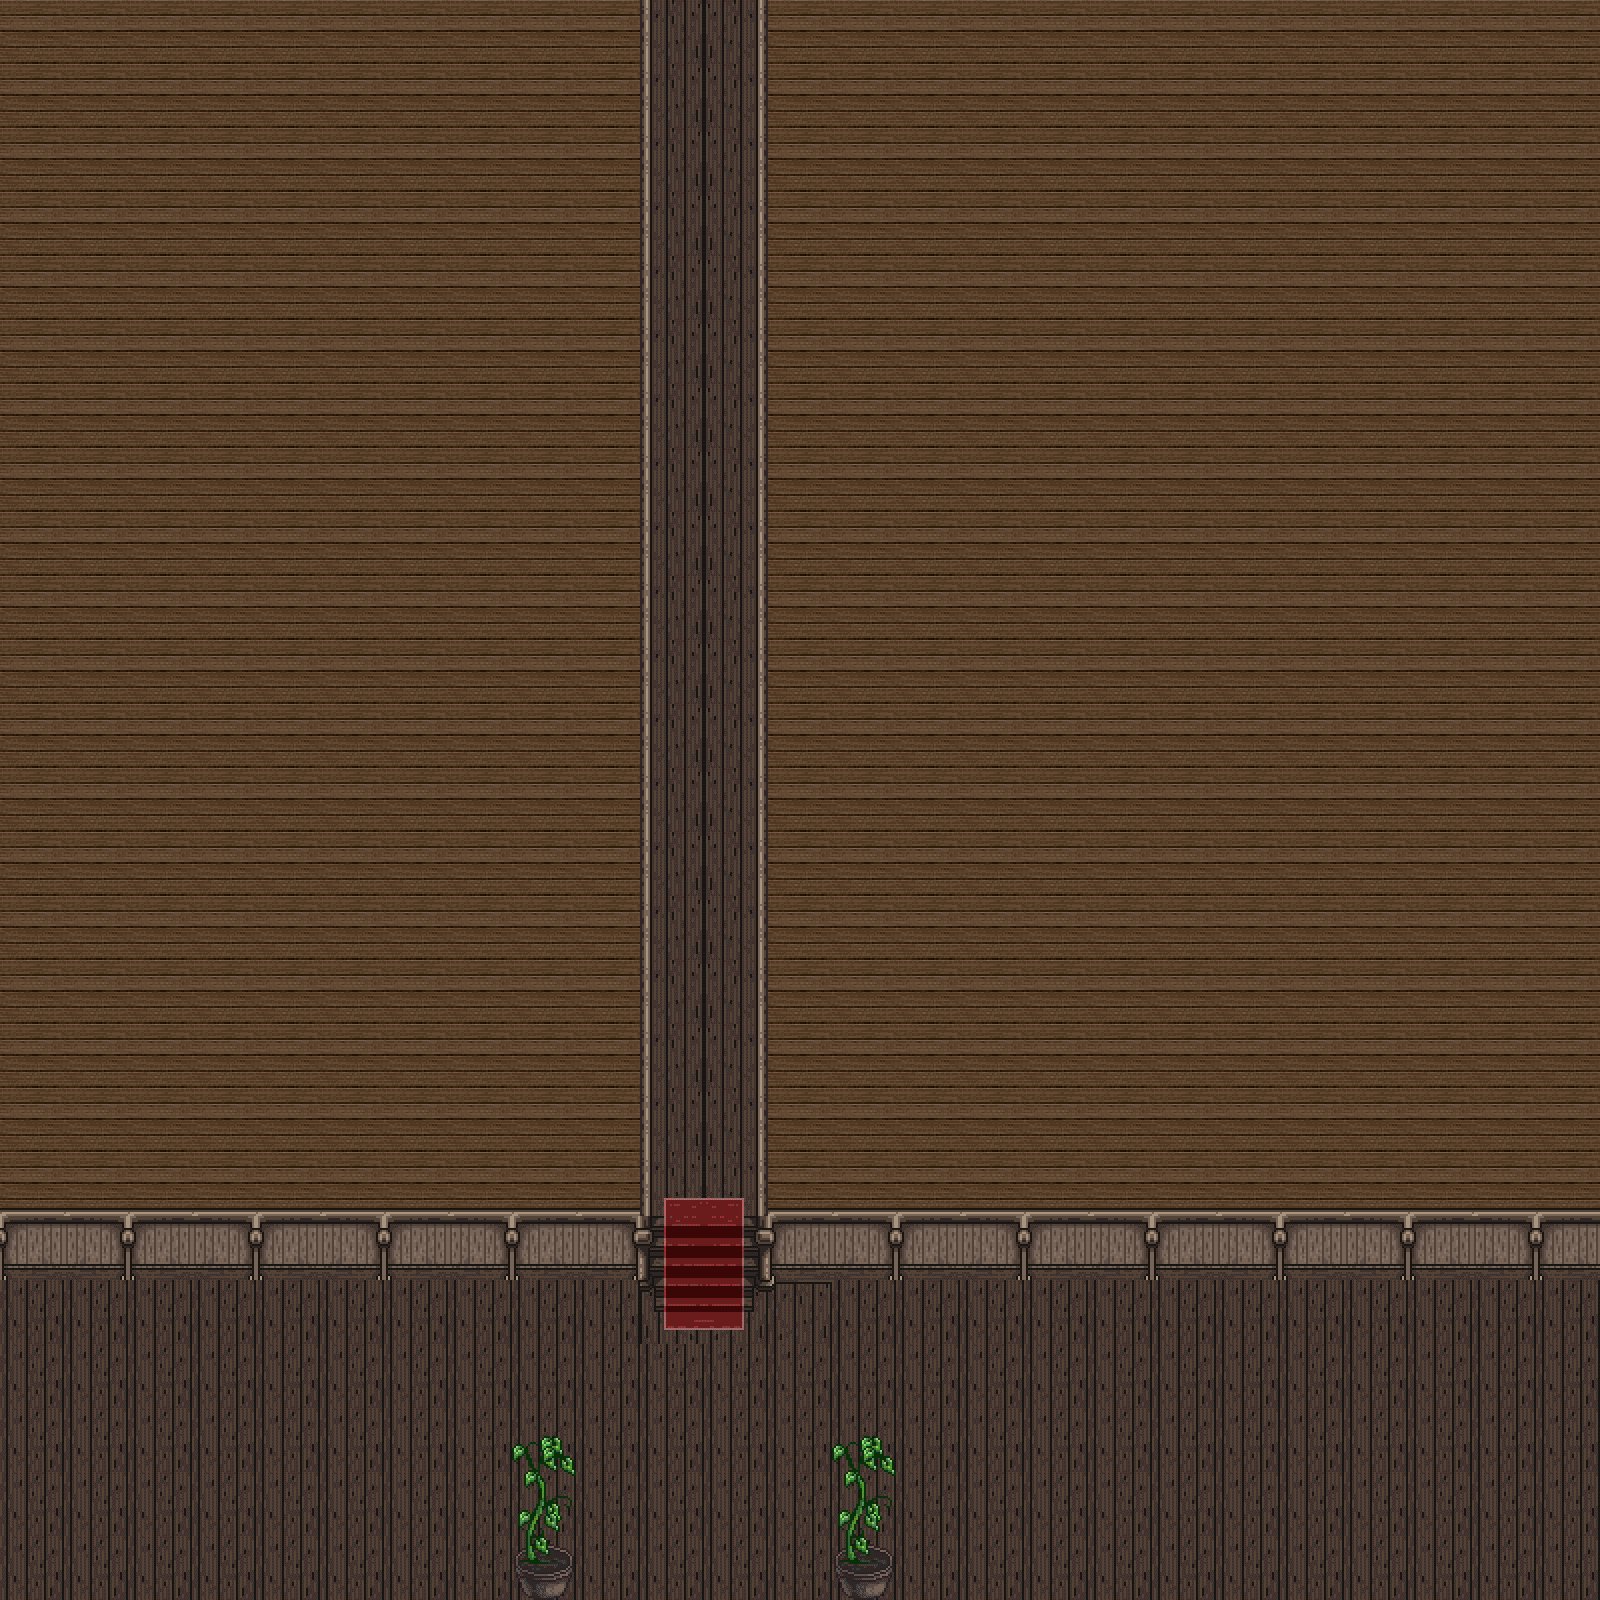

A 2D game scene composited from a Tiled map and its tileset images. What follows is a short description and the map's XML, with each tile layer's data collapsed to a summary:
An orthogonal 25x25 tile map with 64x64 px tiles, 6 tile layers (Tiles, Background, Below ent, Entities, ...), 5 tilesets and 21 objects (onTouch).

<map version="1.0" orientation="orthogonal" width="25" height="25" tilewidth="64" tileheight="64">
 <tileset firstgid="1" name="hyptosis_tile-art-batch-4" tilewidth="64" tileheight="64">
  <image source="test/hyptosis_tile-art-batch-4.png" trans="4b637f" width="1920" height="1920" />
 </tileset>
 <tileset firstgid="901" name="3" tilewidth="64" tileheight="64">
  <image source="test/hyptosis_tile-art-batch-3.png" trans="4b637f" width="1920" height="1920" />
 </tileset>
 <tileset firstgid="1801" name="2" tilewidth="64" tileheight="64">
  <image source="test/hyptosis_til-art-batch-2.png" trans="4b637f" width="1920" height="1920" />
 </tileset>
 <tileset firstgid="2701" name="hyptosis_tile-art-batch-1" tilewidth="64" tileheight="64">
  <image source="test/hyptosis_tile-art-batch-1.png" trans="4b637f" width="1920" height="1920" />
 </tileset>
 <tileset firstgid="3601" name="PAVEANDVILFLR" tilewidth="64" tileheight="64">
  <image source="test/PAVEANDVILFLR.png" trans="4b637f" width="1024" height="768" />
 </tileset>
 <layer name="Tiles" width="25" height="25">
  <data>[625 cells, 625 non-empty, 8 distinct tile ids]</data>
 </layer>
 <layer name="Background" width="25" height="25">
  <data>[625 cells, 23 non-empty, 1 distinct tile ids]</data>
 </layer>
 <layer name="Below ent" width="25" height="25">
  <data>[625 cells, 0 non-empty, 0 distinct tile ids]</data>
 </layer>
 <layer name="Entities" width="25" height="25">
  <data>[625 cells, 6 non-empty, 3 distinct tile ids]</data>
 </layer>
 <layer name="Above entities" width="25" height="25">
  <data>[625 cells, 0 non-empty, 0 distinct tile ids]</data>
 </layer>
 <layer name="Abovea ll" width="25" height="25">
  <data>[625 cells, 0 non-empty, 0 distinct tile ids]</data>
 </layer>
 <objectgroup name="Collisions" width="25" height="25">
  <object x="520" y="1551" width="48" height="42" />
  <object x="842" y="1550" width="46" height="41" />
  <object x="765" y="1221" width="515" height="56" />
  <object x="893" y="1589" width="463" height="7" />
  <object x="1357" y="1589" width="241" height="8" />
  <object x="1593" y="1281" width="5" height="307" />
  <object x="1279" y="1221" width="317" height="55" />
  <object x="2" y="1220" width="466" height="56" />
  <object x="467" y="1221" width="175" height="55" />
  <object x="3" y="1592" width="508" height="5" />
  <object x="1" y="1271" width="7" height="323" />
  <object x="0" y="804" width="7" height="408" />
  <object x="1" y="150" width="6" height="678" />
  <object x="2" y="1" width="4" height="149" />
  <object x="8" y="1" width="882" height="8" />
  <object x="890" y="0" width="717" height="9" />
  <object x="1594" y="4" width="4" height="842" />
  <object x="1592" y="843" width="4" height="379" />
 </objectgroup>
 <objectgroup name="Boundaries" width="25" height="25">
  <object x="515" y="1412" width="57" height="185" />
  <object x="837" y="1411" width="54" height="185" />
 </objectgroup>
 <objectgroup name="Events" width="25" height="25">
  <object type="onTouch" x="577" y="1548" width="249" height="47">
   <properties>
    <property name="runScript" value="54" />
   </properties>
  </object>
 </objectgroup>
</map>